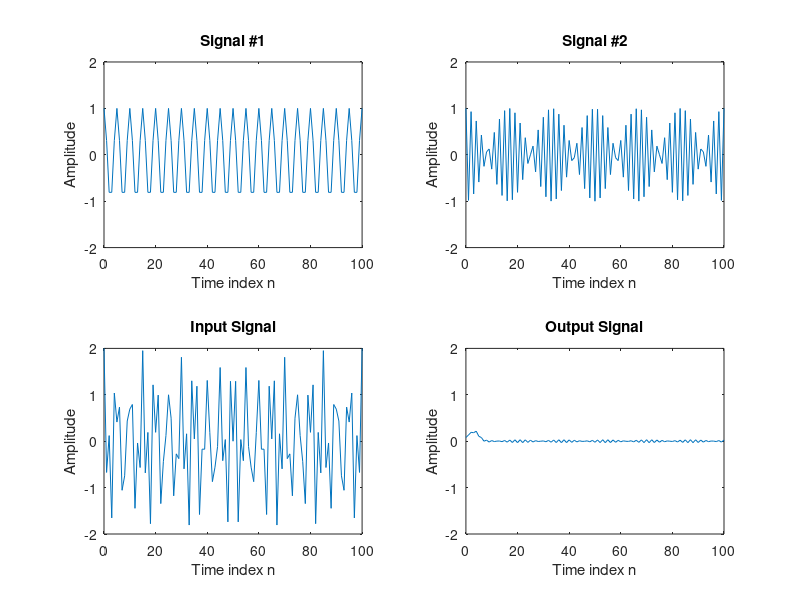

Source code (MATLAB):
% Program Q2.3
% Simulation of an M-point Moving Average Filter
% Generate the input signal
n = 0:100;
s1 = cos(2*pi*0.2*n); % A low-frequency sinusoid
s2 = cos(2*pi*0.47*n); % A high frequency sinusoid
x = s1+s2;
% Implementation of the moving average filter
M = input('Desired length of the filter = ');
num = ones(1,M);
y1 = filter(num,1,x)/M;
y = filter(num,1,y1)/M;
% Display the input and output signals
clf;
subplot(2,2,1);
plot(n, s1);
axis([0, 100, -2, 2]);
xlabel('Time index n'); ylabel('Amplitude');
title('Signal #1');
subplot(2,2,2);
plot(n, s2);
axis([0, 100, -2, 2]);
xlabel('Time index n'); ylabel('Amplitude');
title('Signal #2');
subplot(2,2,3);
plot(n, x);
axis([0, 100, -2, 2]);
xlabel('Time index n'); ylabel('Amplitude');
title('Input Signal');
subplot(2,2,4);
plot(n, y);
axis([0, 100, -2, 2]);
xlabel('Time index n'); ylabel('Amplitude');
title('Output Signal');	
axis;
